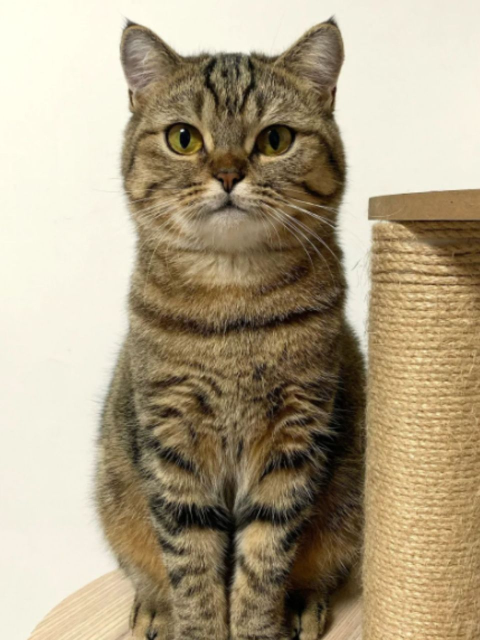
#> input picture week1/match_pairs/input1.png, 960 x 1280 px (shown at 1/2 size)
$ python main.py
#> lines starting #> are read from the running program, lines starting #| are printed output that depends on the picture
import cv2
import numpy as np
import time
import matplotlib.pyplot as plt

def convert_to_jpg_with_white_bg(image_path):
    # 读取图像，包括带透明通道的PNG
#> called with image_path = './match_pairs/input1.png'
    image = cv2.imread(image_path, cv2.IMREAD_UNCHANGED)
#> image is the input picture: shape (1280, 960, 3); mean B, G, R 131.9, 158.8, 172.6

    # 检查是否具有透明通道 (4通道)
    if image.shape[2] == 4:
        # 分离通道
        b, g, r, alpha = cv2.split(image)

        # 创建一个背景
        white_background = np.ones_like(alpha) * 0

        # 使用alpha通道将前景和背景混合
        alpha = alpha / 255.0
        b = cv2.convertScaleAbs(b * alpha + white_background * (1 - alpha))
        g = cv2.convertScaleAbs(g * alpha + white_background * (1 - alpha))
        r = cv2.convertScaleAbs(r * alpha + white_background * (1 - alpha))

        # 合并通道
        image = cv2.merge([b, g, r])
    else:
        # 如果没有透明通道，则直接转为3通道（如果是灰度图像）
        if len(image.shape) == 2:
            image = cv2.cvtColor(image, cv2.COLOR_GRAY2BGR)

    # 转为灰度图像（SIFT等算法需要灰度图像）
    gray_image = cv2.cvtColor(image, cv2.COLOR_BGR2GRAY)
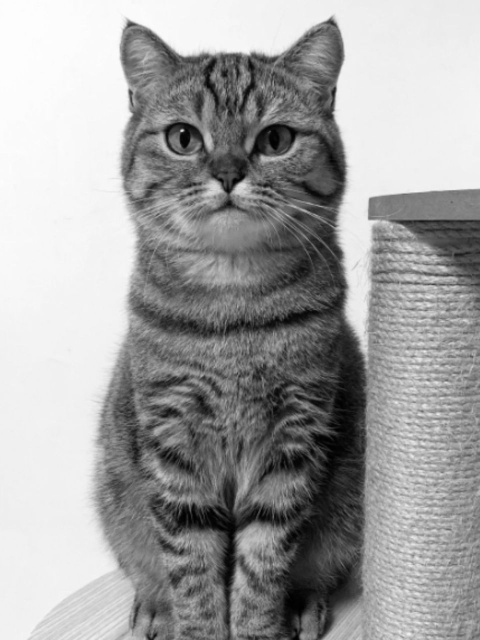
#> gray_image: shape (1280, 960) (shown at 1/2 size); min 0, max 253, mean 159.9

    return gray_image

# 读取图像并转换为JPG格式，处理透明背景

img1 = convert_to_jpg_with_white_bg("./match_pairs/input1.png")  # 目标图像
img2 = convert_to_jpg_with_white_bg("./match_pairs/match1.png")  # 待匹配图像
#> call 2 of convert_to_jpg_with_white_bg, with image_path = './match_pairs/match1.png'
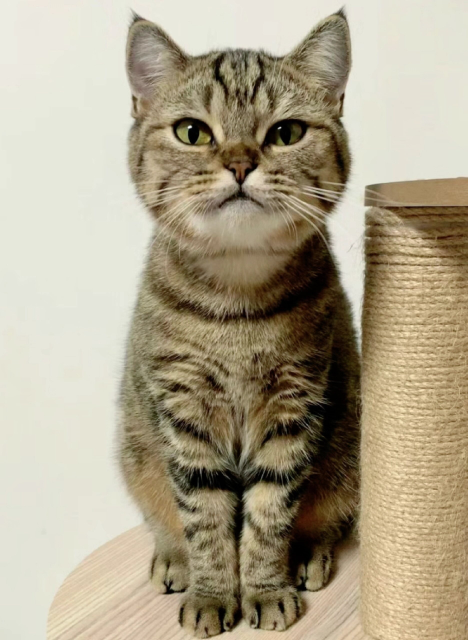
#> input picture week1/match_pairs/match1.png, 935 x 1280 px (shown at 1/2 size)
#> in convert_to_jpg_with_white_bg, image is the input picture: shape (1280, 935, 3); mean B, G, R 138.5, 162.3, 172.6
#> in convert_to_jpg_with_white_bg (call 2), `gray_image = cv2.cvtColor(image, cv2.COLOR_BGR2GRAY)`:
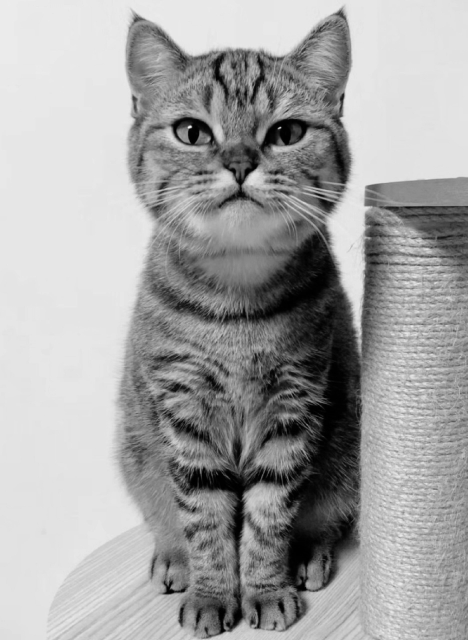
#> gray_image: shape (1280, 935) (shown at 1/2 size); min 0, max 255, mean 162.7

# 调整图像尺寸
height, width = img1.shape
#> height = 1280; width = 960
img2 = cv2.resize(img2, (width, height))

# SIFT 特征匹配
sift = cv2.SIFT_create()
start_time = time.time()
kp1, des1 = sift.detectAndCompute(img1, None)
#> kp1 = 5329 keypoints; strongest (x, y, size): (364, 261, 4.4), (485, 378, 21.4), (713, 623, 37.9), (427, 377, 21.9)
kp2, des2 = sift.detectAndCompute(img2, None)
#> kp2 = 7343 keypoints; strongest (x, y, size): (390, 254, 4.5), (575, 255, 2.9), (347, 1182, 10.9), (539, 1002, 45)
bf = cv2.BFMatcher()
matches_sift = bf.knnMatch(des1, des2, k=2)
#> matches_sift = 5329 matches
good_sift = [m for m, n in matches_sift if m.distance < 0.75 * n.distance]
#> good_sift = 947 matches
sift_time = time.time() - start_time
sift_matches_count = len(good_sift)
#> sift_matches_count = 947

# [11 lines of commented-out code are left out]
orb = cv2.ORB_create()
start_time = time.time()
kp1_orb, des1_orb = orb.detectAndCompute(img1, None)
#> kp1_orb = 500 keypoints; strongest (x, y, size): (365, 260, 37.2), (364, 261, 44.6), (365, 261, 53.6), (362, 262, 37.2)
kp2_orb, des2_orb = orb.detectAndCompute(img2, None)
#> kp2_orb = 500 keypoints; strongest (x, y, size): (391, 253, 37.2), (392, 253, 31), (391, 252, 53.6), (576, 255, 31)
bf_orb = cv2.BFMatcher(cv2.NORM_HAMMING, crossCheck=True)
matches_orb = bf_orb.match(des1_orb, des2_orb)
#> matches_orb = 172 matches
matches_orb = sorted(matches_orb, key=lambda x: x.distance)
orb_time = time.time() - start_time
orb_matches_count = len(matches_orb)
#> orb_matches_count = 172

# AKAZE 特征匹配
akaze = cv2.AKAZE_create()
start_time = time.time()
kp1_akaze, des1_akaze = akaze.detectAndCompute(img1, None)
#> kp1_akaze = 2645 keypoints; strongest (x, y, size): (364, 261, 5.7), (484, 379, 22.8), (428, 377, 22.8), (479, 377, 16.1)
kp2_akaze, des2_akaze = akaze.detectAndCompute(img2, None)
#> kp2_akaze = 2915 keypoints; strongest (x, y, size): (389, 253, 5.7), (347, 1182, 11.4), (360, 251, 16.1), (408, 260, 32.3)
bf_akaze = cv2.BFMatcher(cv2.NORM_HAMMING)
matches_akaze = bf_akaze.knnMatch(des1_akaze, des2_akaze, k=2)
#> matches_akaze = 2645 matches
good_akaze = [m for m, n in matches_akaze if m.distance < 0.75 * n.distance]
#> good_akaze = 750 matches
akaze_time = time.time() - start_time
akaze_matches_count = len(good_akaze)
#> akaze_matches_count = 750

# BRISK 特征匹配
brisk = cv2.BRISK_create()
start_time = time.time()
kp1_brisk, des1_brisk = brisk.detectAndCompute(img1, None)
#> kp1_brisk = 2628 keypoints; strongest (x, y, size): (364, 261, 25.9), (365, 260, 36), (739, 435, 38.4), (740, 437, 36)
kp2_brisk, des2_brisk = brisk.detectAndCompute(img2, None)
#> kp2_brisk = 4802 keypoints; strongest (x, y, size): (389, 254, 45.6), (574, 255, 22.6), (575, 254, 14), (572, 256, 13.9)
bf_brisk = cv2.BFMatcher(cv2.NORM_HAMMING, crossCheck=True)
matches_brisk = bf_brisk.match(des1_brisk, des2_brisk)
#> matches_brisk = 1143 matches
matches_brisk = sorted(matches_brisk, key=lambda x: x.distance)
brisk_time = time.time() - start_time
brisk_matches_count = len(matches_brisk)
#> brisk_matches_count = 1143

# 绘制匹配结果
img_sift = cv2.drawMatches(img1, kp1, img2, kp2, good_sift[:20], None, flags=cv2.DrawMatchesFlags_NOT_DRAW_SINGLE_POINTS)
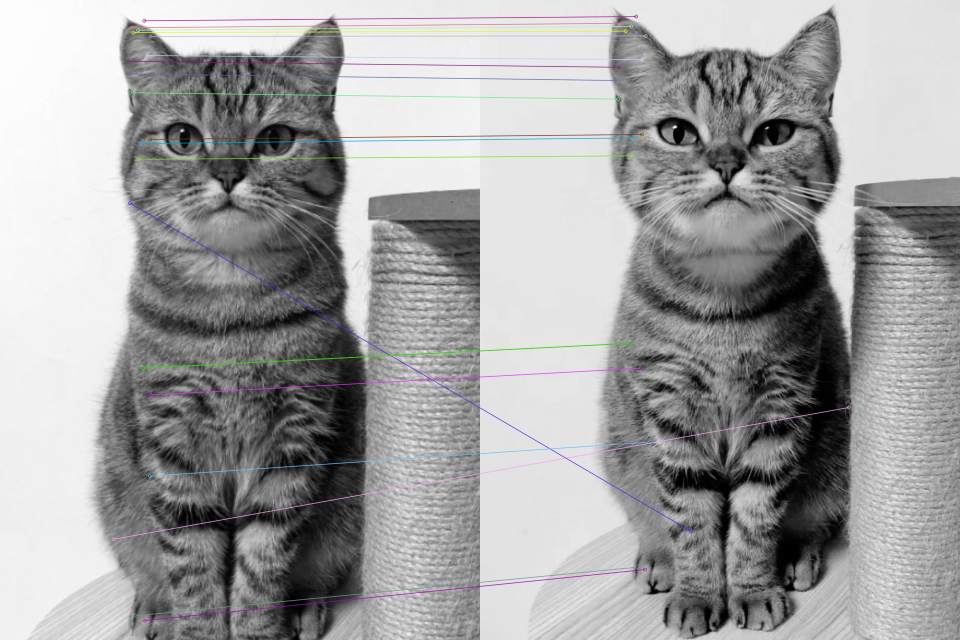
#> img_sift: shape (1280, 1920, 3) (shown at 1/2 size); mean of channels 0, 1, 2 161.1, 160.9, 161; drawn as B, G, R
img_orb = cv2.drawMatches(img1, kp1_orb, img2, kp2_orb, matches_orb[:20], None, flags=cv2.DrawMatchesFlags_NOT_DRAW_SINGLE_POINTS)
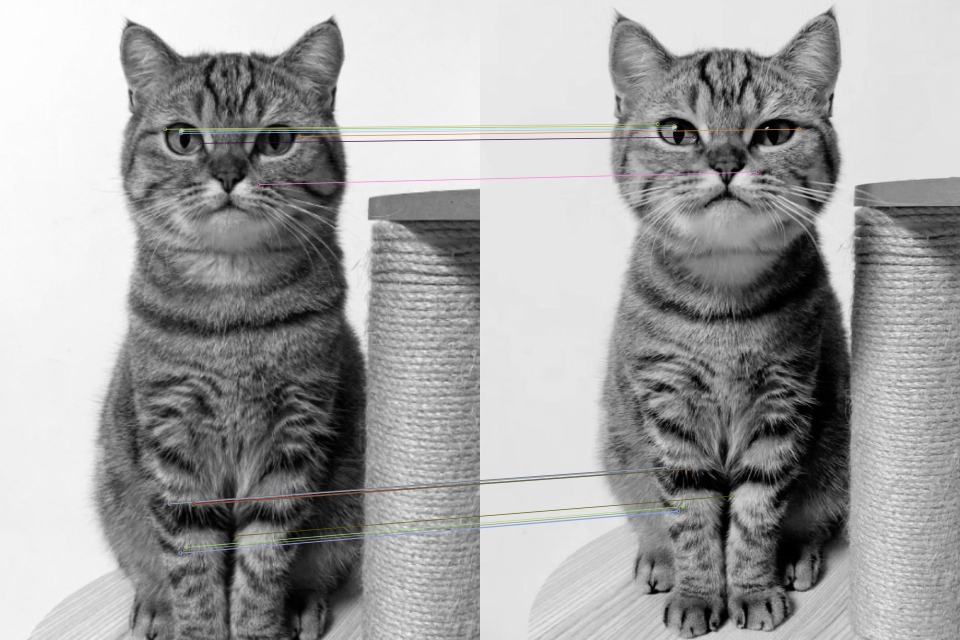
#> img_orb: shape (1280, 1920, 3) (shown at 1/2 size); mean of channels 0, 1, 2 161, 161.2, 161.2; drawn as B, G, R
img_akaze = cv2.drawMatches(img1, kp1_akaze, img2, kp2_akaze, good_akaze[:20], None, flags=cv2.DrawMatchesFlags_NOT_DRAW_SINGLE_POINTS)
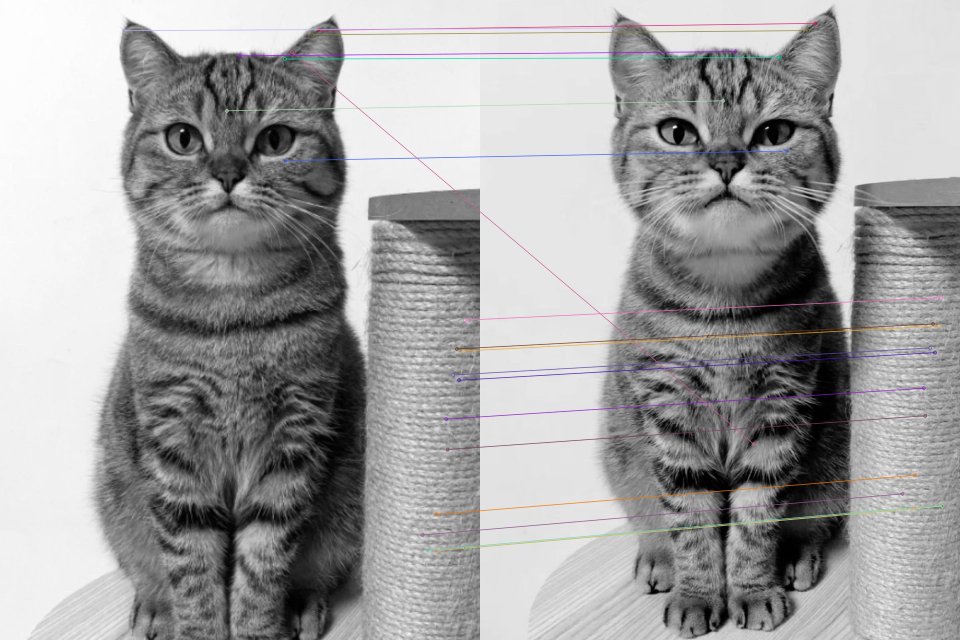
#> img_akaze: shape (1280, 1920, 3) (shown at 1/2 size); mean of channels 0, 1, 2 161, 160.7, 161.1; drawn as B, G, R
img_brisk = cv2.drawMatches(img1, kp1_brisk, img2, kp2_brisk, matches_brisk[:20], None, flags=cv2.DrawMatchesFlags_NOT_DRAW_SINGLE_POINTS)
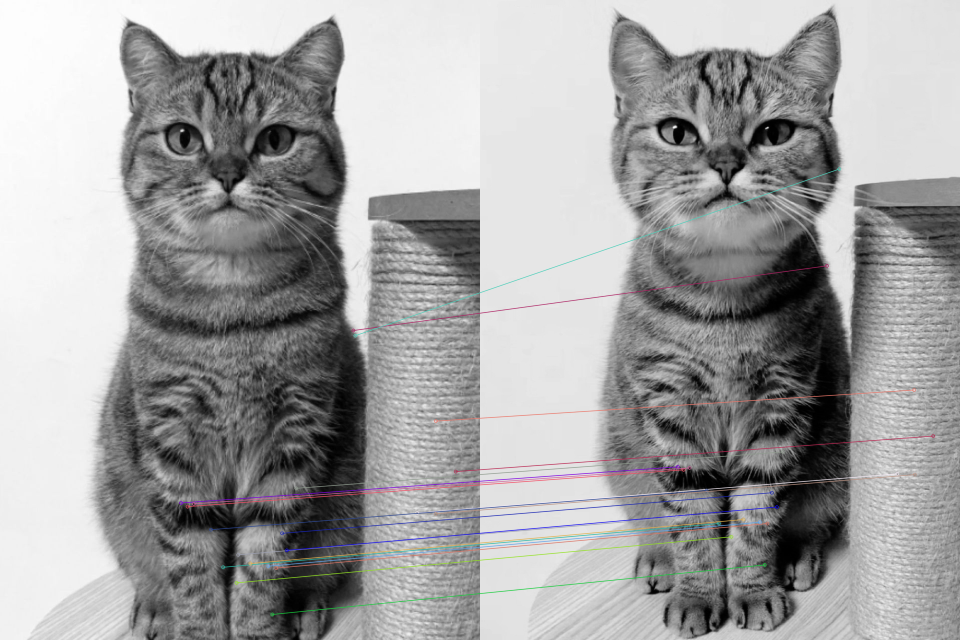
#> img_brisk: shape (1280, 1920, 3) (shown at 1/2 size); mean of channels 0, 1, 2 161.2, 161, 161.2; drawn as B, G, R

# 显示结果
plt.figure(figsize=(10, 10))

plt.subplot(2, 2, 1)
plt.imshow(img_sift)
plt.title(f"SIFT Matching\nTime: {sift_time:.4f}s, Matches: {sift_matches_count}")

plt.subplot(2, 2, 2)
plt.imshow(img_orb)
plt.title(f"ORB Matching\nTime: {orb_time:.4f}s, Matches: {orb_matches_count}")

plt.subplot(2, 2, 3)
plt.imshow(img_akaze)
plt.title(f"AKAZE Matching\nTime: {akaze_time:.4f}s, Matches: {akaze_matches_count}")

plt.subplot(2, 2, 4)
plt.imshow(img_brisk)
plt.title(f"BRISK Matching\nTime: {brisk_time:.4f}s, Matches: {brisk_matches_count}")

plt.tight_layout()
plt.show()
